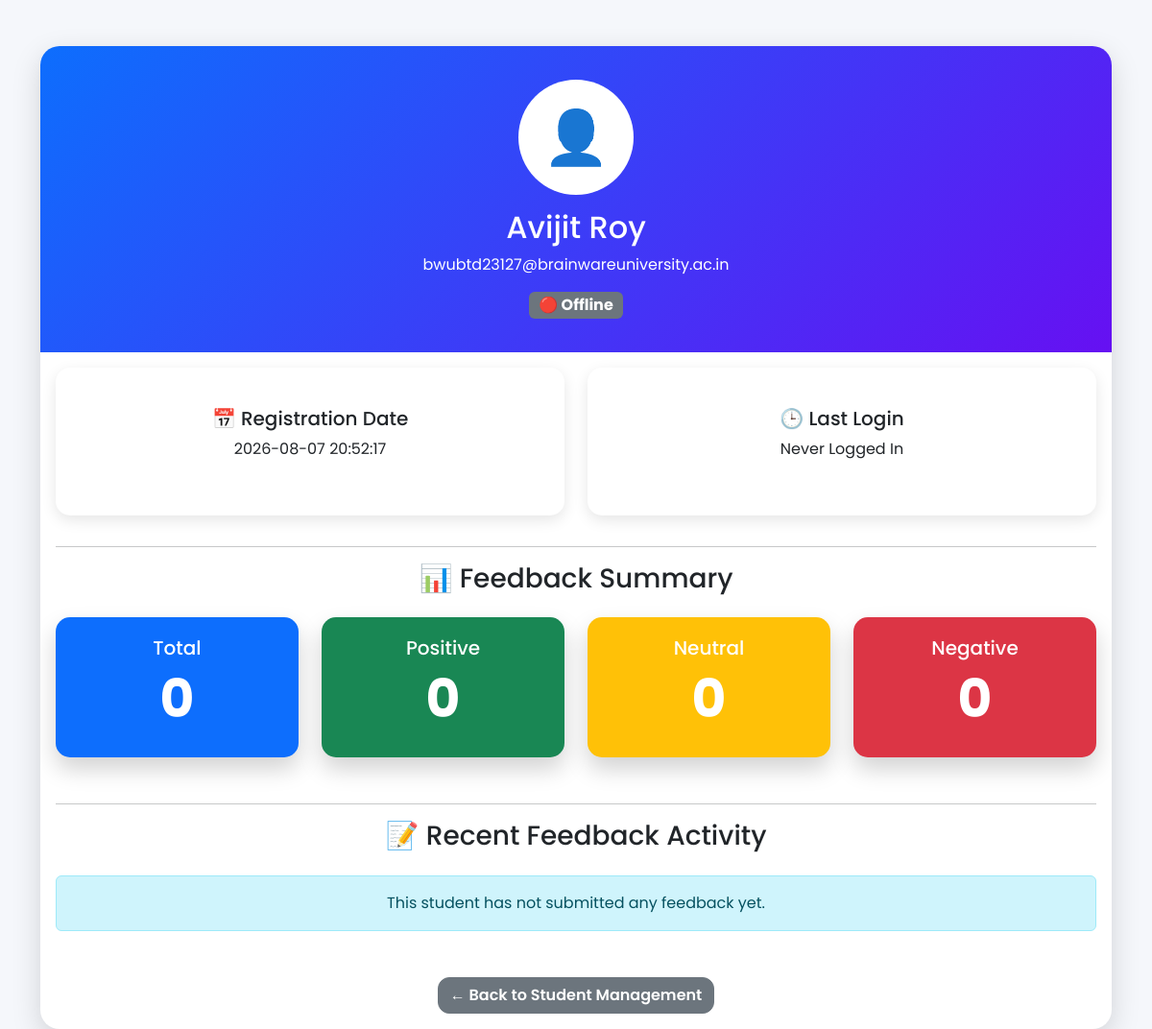
The page /view_student/5 (signed in) on the database its author committed.
### tables this page shows
CREATE TABLE students(

id INTEGER PRIMARY KEY AUTOINCREMENT,

name TEXT NOT NULL,

email TEXT UNIQUE NOT NULL,

password TEXT NOT NULL

, last_login TIMESTAMP, status TEXT DEFAULT 'Offline', register_date TEXT);

### app.py (the view, shortened to what this page needs)
@app.route("/view_student/<int:id>")
def view_student(id):
    conn = get_connection()
    cursor = conn.cursor()
    cursor.execute("""
    SELECT *
    FROM students
    WHERE id=?
    """, (id,))
    student = cursor.fetchone()
    cursor.execute("""
    SELECT COUNT(*)
    FROM feedback
    WHERE student_name=?
    """, (student["name"],))
    total_feedback = cursor.fetchone()[0]
    cursor.execute("""
    SELECT COUNT(*)
    FROM feedback
    WHERE student_name=?
    AND sentiment='Positive'
    """, (student["name"],))
    positive = cursor.fetchone()[0]
    cursor.execute("""
    SELECT COUNT(*)
    FROM feedback
    WHERE student_name=?
    AND sentiment='Negative'
    """, (student["name"],))
    negative = cursor.fetchone()[0]
    cursor.execute("""
    SELECT COUNT(*)
    FROM feedback
    WHERE student_name=?
    AND sentiment='Neutral'
    """, (student["name"],))
    neutral = cursor.fetchone()[0]
    cursor.execute("""
    SELECT
        category,
        feedback,
        sentiment,
        date
    FROM feedback
    WHERE student_name=?
    ORDER BY date DESC
    LIMIT 10
    """, (student["name"],))
    recent_feedback = cursor.fetchall()
    conn.close()
    return render_template(
        "view_student.html",
        student=student,
        total_feedback=total_feedback,
        positive=positive,
        negative=negative,
        neutral=neutral,
        recent_feedback=recent_feedback
    )

### app.py (called while the page is built)
@app.before_request
def refresh_session():
    session.permanent = True
    session.modified = True

### database.py (called while the page is built)
def get_connection():
    conn = sqlite3.connect(DATABASE)
    conn.row_factory = sqlite3.Row
    return conn

### templates/view_student.html (shortened to what this page needs)
<!DOCTYPE html>
<html>
<head>
    <link href="https://cdn.jsdelivr.net/npm/bootstrap@5.3.3/dist/css/bootstrap.min.css"
          rel="stylesheet">
    <link rel="stylesheet" href="{{ url_for('static', filename='css/style.css') }}">
</head>
<body>
<div class="container mt-5">
<div class="card profile-card">
<div class="profile-header">
<div class="avatar">
👤
</div>
<h2>{{ student.name }}</h2>
<p>{{ student.email }}</p>
{% if student.status=="Online" %}
<span class="badge bg-success fs-6">
🟢 Online
</span>
{% else %}
<span class="badge bg-secondary fs-6">
🔴 Offline
</span>
{% endif %}
</div>
<div class="card-body">
<div class="row">
<div class="col-md-6 mb-3">
<div class="card info-card">
<div class="card-body">
<h5>📅 Registration Date</h5>
<p>{{ student.register_date }}</p>
</div>
</div>
</div>
<div class="col-md-6 mb-3">
<div class="card info-card">
<div class="card-body">
<h5>🕒 Last Login</h5>
<p>{{ student.last_login or "Never Logged In" }}</p>
</div>
</div>
</div>
</div>
<hr>
<h3 class="text-center mb-4">
📊 Feedback Summary
</h3>
<div class="row mb-5">
<div class="col-md-3">
<div class="stat-card bg-primary">
<h5>Total</h5>
<h2>{{ total_feedback }}</h2>
</div>
</div>
<div class="col-md-3">
<div class="stat-card bg-success">
<h5>Positive</h5>
<h2>{{ positive }}</h2>
</div>
</div>
<div class="col-md-3">
<div class="stat-card bg-warning">
<h5>Neutral</h5>
<h2>{{ neutral }}</h2>
</div>
</div>
<div class="col-md-3">
<div class="stat-card bg-danger">
<h5>Negative</h5>
<h2>{{ negative }}</h2>
</div>
</div>
</div>
<hr>
<h3 class="text-center mb-4">
📝 Recent Feedback Activity
</h3>
{% if recent_feedback %}
<div class="table-responsive">
<table class="table table-bordered table-hover">
<thead class="table-dark">
<tr>
<th>Date</th>
<th>Category</th>
<th>Sentiment</th>
<th>Feedback</th>
</tr>
</thead>
<tbody>
{% for item in recent_feedback %}
<tr>
<td>{{ item.date }}</td>
<td>{{ item.category }}</td>
<td>
{% if item.sentiment=="Positive" %}
<span class="badge bg-success">
😊 Positive
</span>
{% elif item.sentiment=="Negative" %}
<span class="badge bg-danger">
😞 Negative
</span>
{% else %}
<span class="badge bg-warning text-dark">
😐 Neutral
</span>
{% endif %}
</td>
<td>{{ item.feedback }}</td>
</tr>
{% endfor %}
</tbody>
</table>
</div>
{% else %}
<div class="alert alert-info text-center">
This student has not submitted any feedback yet.
</div>
{% endif %}
<div class="text-center mt-5">
<a href="/student_management"
class="btn btn-secondary">
← Back to Student Management
</a>
</div>
</div>
</div>
</div>
</body>
</html>

### static/css/style.css (style rules this page uses)
* { margin:0; padding:0; box-sizing:border-box; }
body { font-family:'Poppins',sans-serif; background:#f4f7fb; color:#222; overflow-x:hidden; }
.card { border:none; border-radius:20px; box-shadow:0 10px 25px rgba(0,0,0,.10); transition:.35s ease; overflow:hidden; }
.stat-card { border-radius:20px; padding:30px; text-align:center; color:white; transition:.35s; cursor:pointer; box-shadow:0 12px 25px rgba(0,0,0,.18); }
.stat-card h2 { font-size:55px; font-weight:700; }
.info-card { border-radius:18px; background:white; padding:25px; text-align:center; box-shadow:0 8px 18px rgba(0,0,0,.10); transition:.35s; }
.btn { border-radius:12px; transition:.30s; font-weight:600; }

### templates/view_student.html (style rules this page uses)
body { background:#f5f7fb; }
.profile-card { border:none; border-radius:20px; box-shadow:0 10px 30px rgba(0,0,0,.15); overflow:hidden; }
.profile-header { background:linear-gradient(135deg,#0d6efd,#6610f2); color:white; text-align:center; padding:35px; }
.avatar { width:120px; height:120px; border-radius:50%; background:white; color:#0d6efd; font-size:55px; display:flex; align-items:center; justify-content:center; margin:auto; margin-bottom:15px; }
.info-card { border:none; border-radius:15px; box-shadow:0 5px 15px rgba(0,0,0,.1); transition:.3s; }
.stat-card { border:none; border-radius:15px; color:white; padding:20px; text-align:center; transition:.3s; }

### rows shown on the page
students: name "Avijit Roy", email "bwubtd23127@brainwareuniversity.ac.in", register_date "2026-08-07 20:52:17"

### other values the page prints
{{ student.last_login or "Never Logged In" }} "Never Logged In"
{{ total_feedback }} "0"
{{ positive }} "0"
{{ neutral }} "0"
{{ negative }} "0"
